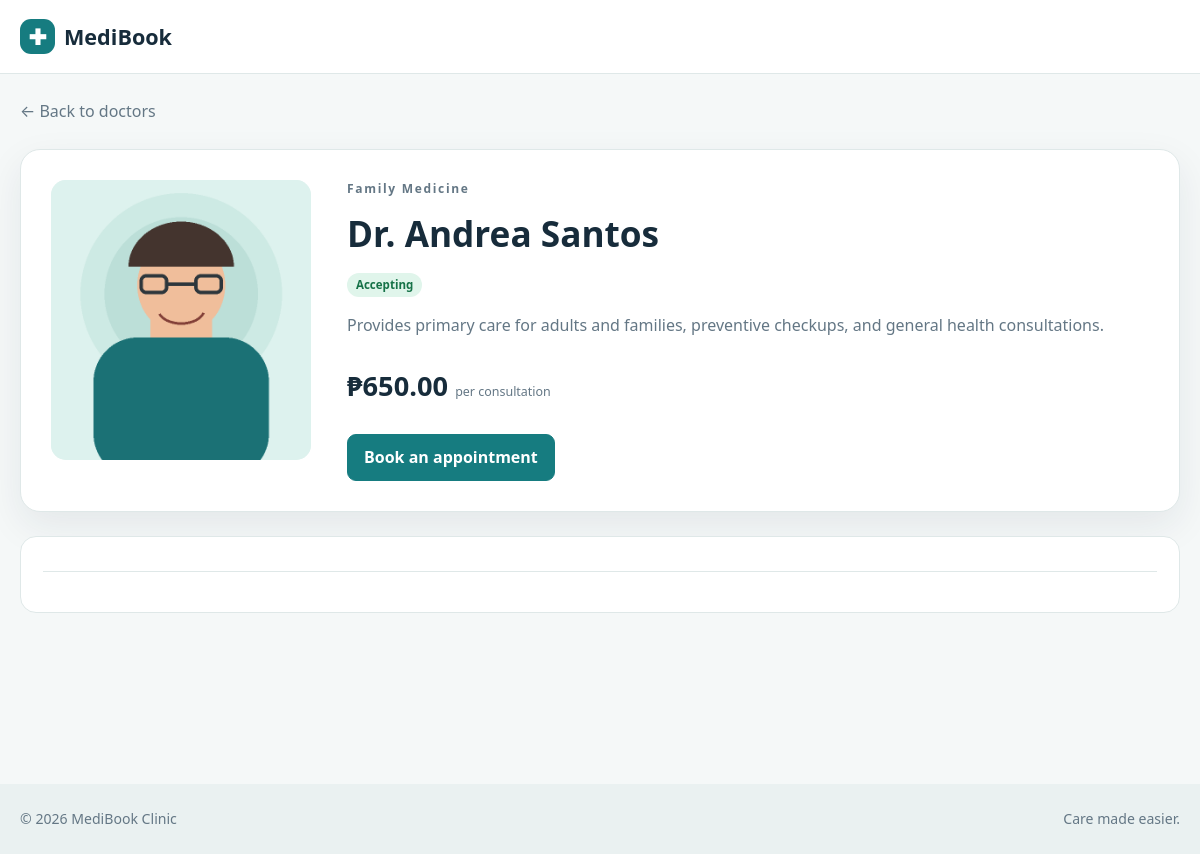
The page /doctors/1/ on the database its author committed.
### clinic/models.py (models this page shows, shortened)
class Doctor(models.Model):
    full_name = models.CharField(max_length=120)
    specialty = models.ForeignKey(Specialty, on_delete=models.PROTECT, related_name='doctors')
    bio = models.TextField(max_length=1500)
    consultation_fee = models.DecimalField(max_digits=8, decimal_places=2)
    photo = models.ImageField(upload_to='doctors/', blank=True, null=True)
    is_accepting = models.BooleanField(default=True)
    date_created = models.DateTimeField(auto_now_add=True)
    class Meta: ordering = ['full_name']

class Specialty(models.Model):
    name = models.CharField(max_length=80, unique=True)
    slug = models.SlugField(max_length=90, unique=True)
    class Meta: ordering = ['name']

### clinic/views.py (the view)
# urls.py: path('',views.doctor_list,name='doctor_list'), path('doctors/<int:pk>/',views.doctor_detail,name='doctor_detail'),
def doctor_detail(request, pk):
    doctor = get_object_or_404(Doctor.objects.select_related('specialty'), pk=pk)
    upcoming = doctor.appointments.filter(appointment_date__gte=date.today()).exclude(status='cancelled').order_by('appointment_date','time_slot')[:10]
    return render(request,'clinic/doctor_detail.html',{'doctor':doctor,'upcoming':upcoming})

### clinic/templates/clinic/doctor_detail.html (shortened to what this page needs)
{% extends 'clinic/base.html' %}{% block content %}<a class="back-link" href="{% url 'doctor_list' %}">← Back to doctors</a><section class="profile-card"><div class="profile-photo">{% if doctor.photo %}<img src="{{ doctor.photo.url }}" alt="{{ doctor.full_name }}">{% else %}<span>{{ doctor.full_name|slice:':1' }}</span>{% endif %}</div><div><p class="eyebrow">{{ doctor.specialty.name }}</p><h1>{{ doctor.full_name }}</h1>{% include 'clinic/partials/availability_badge.html' %}<p>{{ doctor.bio }}</p><p class="profile-fee">₱{{ doctor.consultation_fee|floatformat:2 }} <small>per consultation</small></p>{% if doctor.is_accepting %}<a class="button" href="{% url 'book_appointment' doctor.pk %}">Book an appointment</a>{% else %}<p class="notice">This doctor is currently not accepting appointments.</p>{% endif %}</div></section><section class="tabs" x-data="tabs(['About','Fees','Availability'])"><div class="tab-list" role="tablist"></div></section>{% endblock %}

### clinic/static/clinic/css/site.css (style rules this page uses)
:root { --ink:#172c3b;--muted:#647785;--brand:#167c80;--brand-dark:#0d6266;--mint:#e9f6f3;--paper:#fff;--surface:#f5f8f8;--line:#dfe8e8;--danger:#b42332;--shadow:0 14px 38px rgba(23,44,59,.08) }
* { box-sizing:border-box }
body { margin:0;background:var(--surface);color:var(--ink);font:16px/1.55 system-ui,-apple-system,"Segoe UI",sans-serif }
a { color:var(--brand-dark);text-decoration:none }
.eyebrow { font-size:.75rem;letter-spacing:.14em;font-weight:800;color:var(--brand);margin:0 0 8px }
.button { display:inline-flex;align-items:center;justify-content:center;gap:7px;border:1px solid var(--brand);border-radius:9px;background:var(--brand);color:#fff;padding:10px 16px;font-weight:750;cursor:pointer;font:inherit;font-weight:700;text-decoration:none }
.doctor-photo img,.profile-photo img { width:100%;height:100%;object-fit:cover }
.fee small,.profile-fee small { font-size:.78rem;color:var(--muted);font-weight:500 }
.back-link { display:inline-block;margin:25px 0;color:var(--muted) }
.profile-card { display:grid;grid-template-columns:260px 1fr;gap:36px;background:white;border:1px solid var(--line);border-radius:20px;padding:30px;box-shadow:var(--shadow) }
.profile-photo { height:280px;background:var(--mint);border-radius:15px;display:grid;place-items:center;color:var(--brand);font-size:6rem;font-weight:800;overflow:hidden }
.profile-card h1 { font-size:2.2rem;margin:0 0 10px }
.profile-card p { color:var(--muted) }
.profile-fee { font-size:1.7rem!important;color:var(--ink)!important;font-weight:800 }
.tabs,.panel { background:white;border:1px solid var(--line);border-radius:16px;padding:22px;margin:24px 0 }
.tab-list,.status-tabs { display:flex;gap:8px;flex-wrap:wrap;border-bottom:1px solid var(--line);padding-bottom:12px;margin-bottom:18px }

### rows shown on the page
Doctor: photo (picture), specialty.name "Family Medicine", full_name "Dr. Andrea Santos", bio "Provides primary care for adults and families, preventive checkups, and general health consultations.", consultation_fee "650.00"
